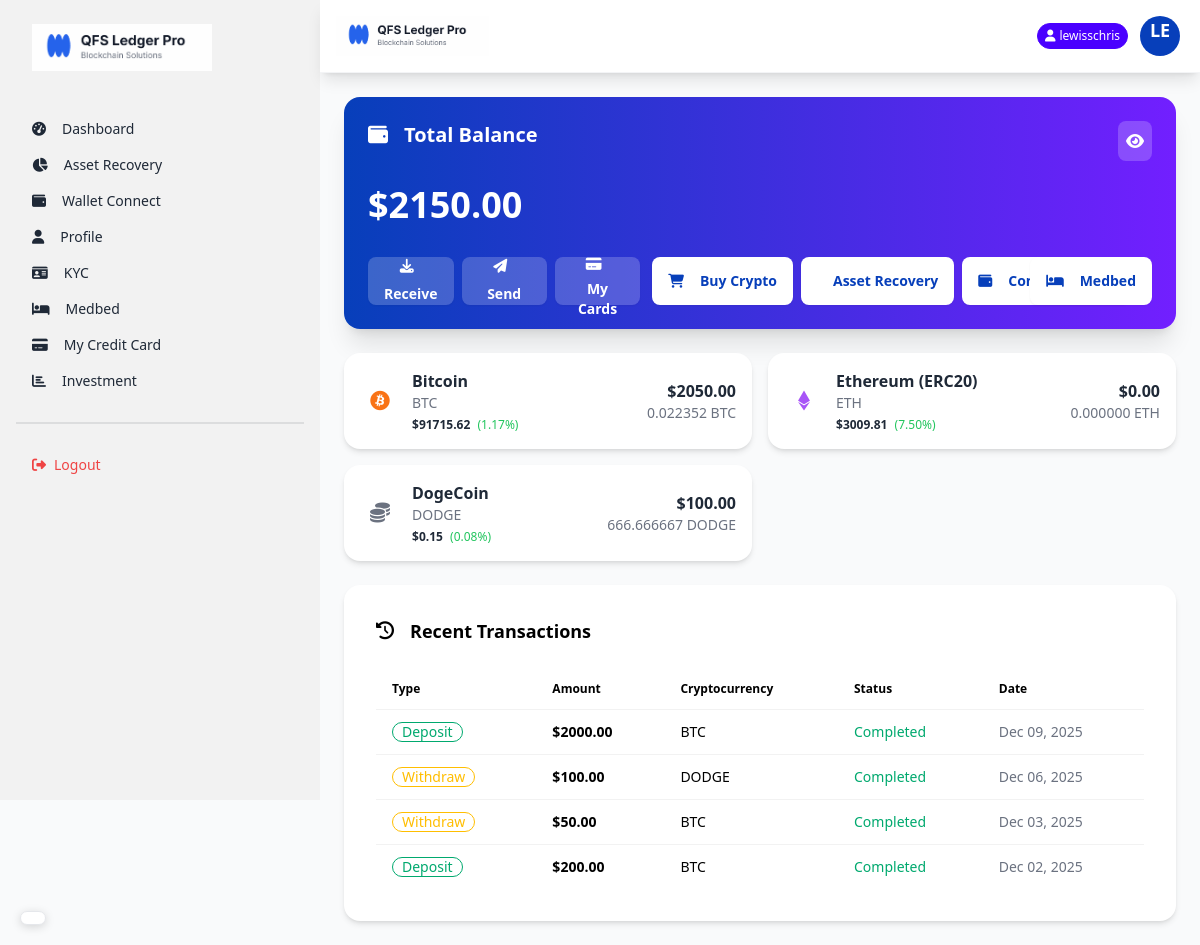
The page /dashboard/ (signed in) on the database its author committed.
### core/models.py (models this page shows, shortened)
class TotalBalance(models.Model):
    user = models.OneToOneField(User, on_delete=models.CASCADE)
    total_usd_balance = models.DecimalField(max_digits=20, decimal_places=2, default=0)
    last_updated = models.DateTimeField(auto_now=True)
    def calculate_total_balance(self):
        holdings = UserCryptoHolding.objects.filter(user=self.user)
        total = sum(holding.amount_in_usd for holding in holdings)
        self.total_usd_balance = total
        self.save()
        return total

class Crytocurrency(models.Model):
    name = models.CharField(max_length=50)
    symbol = models.CharField(max_length=10)
    logo = models.ImageField(upload_to='crypto_logos/', blank=True, null=True)
    coin_price = models.DecimalField(max_digits=20, decimal_places=2)
    market_percentage = models.DecimalField(max_digits=5, decimal_places=2)
    created_at = models.DateTimeField(auto_now_add=True)
    def get_icon_class(self):
        icon_map = {
            'BTC': 'fab fa-bitcoin text-orange-500',
            'ETH': 'fab fa-ethereum text-purple-500',
            'BNB': 'fab fa-bnb text-yellow-500',
            'XRP': 'fas fa-x text-black',
            'ADA': 'fab fa-ada text-blue-500',
            'DOGE': 'fab fa-dogecoin text-yellow-400',
        }
        return icon_map.get(self.symbol, 'fas fa-coins text-gray-500')

class UserCryptoHolding(models.Model):
    user = models.ForeignKey(User, on_delete=models.CASCADE)
    cryptocurrency = models.ForeignKey(Crytocurrency, on_delete=models.CASCADE)
    amount_in_usd = models.DecimalField(max_digits=20, decimal_places=2)
    amount = models.DecimalField(max_digits=20, decimal_places=8)
    acquired_at = models.DateTimeField(auto_now_add=True)

class Deposit(models.Model):
    user = models.ForeignKey(User, on_delete=models.CASCADE)
    cryptocurrency = models.ForeignKey(Crytocurrency, on_delete=models.CASCADE)
    amount_in_usd = models.DecimalField(max_digits=20, decimal_places=2)  # Only USD amount
    admin_wallet = models.ForeignKey(AdminWallet, on_delete=models.CASCADE, null=True, blank=True)  # Wallet user deposited to
    tx_hash = models.CharField(max_length=255, blank=True, null=True)  # Transaction hash from blockchain
    status = models.CharField(max_length=20, default='pending', choices=DEPOSIT_STATUS_CHOICES)
    created_at = models.DateTimeField(auto_now_add=True)
    updated_at = models.DateTimeField(auto_now=True)

class Withdrawal(models.Model):
    user = models.ForeignKey(User, on_delete=models.CASCADE)
    cryptocurrency = models.ForeignKey(Crytocurrency, on_delete=models.CASCADE)
    amount_in_usd = models.DecimalField(max_digits=20, decimal_places=2)  # Only USD amount
    user_wallet_address = models.CharField(max_length=255)  # User's external wallet address
    tx_hash = models.CharField(max_length=255, blank=True, null=True)  # Transaction hash from blockchain
    status = models.CharField(max_length=20, default='pending', choices=WITHDRAWAL_STATUS_CHOICES)
    created_at = models.DateTimeField(auto_now_add=True)
    updated_at = models.DateTimeField(auto_now=True)

### core/views.py (the view)
# urls.py: path('dashboard/', views.dashboard_view, name='dashboard'),
@login_required
def dashboard_view(request):
    user = request.user
    total_balance_obj, created = TotalBalance.objects.get_or_create(user=user)
    total_balance_obj.calculate_total_balance()
    all_cryptos = Crytocurrency.objects.all()
    user_holdings = UserCryptoHolding.objects.filter(user=user)
    holdings_map = {h.cryptocurrency_id: h for h in user_holdings}
    crypto_data = []
    for crypto in all_cryptos:
        holding = holdings_map.get(crypto.id)
        crypto_data.append({
            'cryptocurrency': crypto,
            'amount': holding.amount if holding else 0,
            'amount_in_usd': holding.amount_in_usd if holding else 0,
        })
    recent_deposits = Deposit.objects.filter(user=user).order_by('-created_at')[:5]
    recent_withdrawals = Withdrawal.objects.filter(user=user).order_by('-created_at')[:5]
    recent_transactions = sorted(
        list(recent_deposits) + list(recent_withdrawals),
        key=lambda x: x.created_at,
        reverse=True
    )[:5]
    try:
        kyc_status = user.kyc.status
    except:
        kyc_status = 'not_submitted'
    wallet_connected = hasattr(user, 'connectwallet')
    context = {
        'total_balance': total_balance_obj,
        'crypto_data': crypto_data,
        'recent_transactions': recent_transactions,
        'kyc_status': kyc_status,
        'wallet_connected': wallet_connected,
    }
    return render(request, 'dashboard.html', context)

### core/templates/dashboard.html (shortened to what this page needs)
{% extends "layout.html" %}
{% load static %}
{% block content %}
<main class="flex-1 p-4 md:p-6">
    <div class="card bg-gradient-to-r from-primary to-secondary text-white shadow-xl mb-6">
        <div class="card-body p-4 md:p-6">
            <div class="flex justify-between items-start mb-4">
                <h2 class="card-title text-lg md:text-xl">
                    <i class="fas fa-wallet mr-2"></i>
                    Total Balance
                </h2>
                <div class="bg-white bg-opacity-20 p-2 rounded-lg cursor-pointer" onclick="toggleBalance()">
                    <i class="fas fa-eye text-white" id="balance-eye"></i>
                </div>
            </div>
            <p class="text-2xl md:text-4xl font-bold mb-6" id="total-balance">
                ${{ total_balance.total_usd_balance|stringformat:".2f" }}
            </p>
            <div class="flex flex-col md:flex-row gap-3">
                <div class="flex justify-between gap-2">
                    <button class="btn btn-sm md:btn-md bg-white bg-opacity-20 text-white border-none flex-1"
                        onclick="deposit_modal.showModal()">
                        <i class="fas fa-download mr-1 md:mr-2"></i>
                        <span class="text-xs md:text-sm">Receive</span>
                    </button>
                    <button class="btn btn-sm md:btn-md bg-white bg-opacity-20 text-white border-none flex-1"
                        onclick="withdraw_modal.showModal()">
                        <i class="fas fa-paper-plane mr-1 md:mr-2"></i>
                        <span class="text-xs md:text-sm">Send</span>
                    </button>
                     <a href="{% url 'credit_card_details' %}"
                    class="btn btn-sm md:btn-md bg-white bg-opacity-20 text-white border-none flex-1">
                    <i class="fas fa-credit-card mr-1 md:mr-2"></i>
                    <span class="text-xs md:text-sm">My Cards</span>
                </a>
                </div>
            <div class="flex justify-between gap-2">
                <a href="{% url 'buy_crypto' %}"
                    class="btn btn-sm md:btn-md bg-white text-primary border-none font-bold">
                    <i class="fas fa-shopping-cart mr-1 md:mr-2"></i>
                    <span class="text-xs md:text-sm">Buy Crypto</span>
                </a>
                <a href="{% url 'asset_recovery' %}"
                    class="btn btn-sm md:btn-md bg-white text-primary border-none font-bold">
                    <span class="text-xs md:text-sm">Asset Recovery</span>
                </a>
                <a href="{% url 'wallet_connect' %}"
                    class="btn btn-sm md:btn-md bg-white text-primary border-none font-bold">
                    <i class="fas fa-wallet mr-1 md:mr-2"></i>
                    <span class="text-xs md:text-sm">Connect Wallet</span>
                </a>
            </div>
            <a href="{% url 'medbed_request' %}"
                    class="btn btn-sm md:btn-md bg-white text-primary border-none font-bold">
                    <i class="fas fa-bed mr-1 md:mr-2"></i>
                    <span class="text-xs md:text-sm">Medbed</span>
                </a>
            </div>
        </div>
    </div>
    <div class="grid grid-cols-1 md:grid-cols-2 gap-4 mb-6" id="crypto-cards">
        {% for item in crypto_data %}
        <div class="card bg-white shadow-md">
            <div class="card-body p-4">
                <div class="flex justify-between items-center">
                    <div class="flex items-center">
                        <div class="avatar placeholder mr-3">
                            <div class="bg-neutral-focus text-neutral-content rounded-full w-10">
                                <i class="{{ item.cryptocurrency.get_icon_class }} text-xl"></i>
                            </div>
                        </div>
                        <div>
                            <h3 class="font-bold">{{ item.cryptocurrency.name }}</h3>
                            <p class="text-sm text-gray-500">{{ item.cryptocurrency.symbol }}</p>
                            <div class="text-xs mt-1">
                                <span class="font-semibold">${{ item.cryptocurrency.coin_price }}</span>
                                <span class="text-green-500 ml-1">({{ item.cryptocurrency.market_percentage }}%)</span>
                            </div>
                        </div>
                    </div>
                    <div class="text-right">
                        <p class="font-bold">${{ item.amount_in_usd|stringformat:".2f" }}</p>
                        <p class="text-sm text-gray-500">{{ item.amount|stringformat:".6f" }} {{ item.cryptocurrency.symbol }}</p>
                    </div>
                </div>
            </div>
        </div>
        {% endfor %}
    </div>
    <div class="card bg-white shadow-md">
        <div class="card-body">
            <h3 class="card-title text-lg mb-4 text-dark">
                <i class="fas fa-history mr-2 text-dark"></i> Recent Transactions
            </h3>
            <div class="overflow-x-auto">
                <table class="table table-auto w-full text-dark">
                    <thead>
                        <tr>
                            <th class="text-dark">Type</th>
                            <th class="text-dark">Amount</th>
                            <th class="text-dark">Cryptocurrency</th>
                            <th class="text-dark">Status</th>
                            <th class="text-dark">Date</th>
                        </tr>
                    </thead>
                    <tbody id="transactions-table">
                        {% for tx in recent_transactions %}
                        <tr>
                            <td>
                                {% if tx.admin_wallet %}
                                <span class="badge badge-success badge-outline">Deposit</span>
                                {% else %}
                                <span class="badge badge-warning badge-outline">Withdraw</span>
                                {% endif %}
                            </td>
                            <td class="font-bold">${{ tx.amount_in_usd|stringformat:".2f" }}</td>
                            <td>{{ tx.cryptocurrency.symbol }}</td>
                            <td>
                                {% if tx.status == 'completed' %}
                                <span class="text-success">Completed</span>
                                {% elif tx.status == 'pending' %}
                                <span class="text-warning">Pending</span>
                                {% else %}
                                <span class="text-error">Failed</span>
                                {% endif %}
                            </td>
                            <td class="text-sm text-gray-500">{{ tx.created_at|date:"M d, Y" }}</td>
                        </tr>
                        {% empty %}
                        <tr>
                            <td colspan="5" class="text-center py-4">No transactions yet</td>
                        </tr>
                        {% endfor %}
                    </tbody>
                </table>
            </div>
        </div>
    </div>
</main>
{% endblock %}

### core/templates/layout.html (shortened to what this page needs)
{% load static %}
<!DOCTYPE html>
<html lang="en">
<head>
    <link href="https://cdn.jsdelivr.net/npm/daisyui@4.12.10/dist/full.min.css" rel="stylesheet" type="text/css" />
    <script src="https://cdn.tailwindcss.com"></script>
    <link rel="stylesheet" href="https://cdnjs.cloudflare.com/ajax/libs/font-awesome/6.5.1/css/all.min.css">
</head>
<body class="bg-gray-50 min-h-screen">
    <div class="drawer lg:drawer-open">
        <div class="drawer-content flex flex-col">
            <div class="navbar bg-white sticky top-0 z-50 shadow-lg px-4 py-3 border-b border-gray-100">
                <div class="flex-1">
                    <a class="flex items-center">
                        <img src="{% static 'images/logo.png' %}" alt="QFS Ledger Pro" class="h-8 md:h-10">
                    </a>
                </div>
                <div class="flex-none flex items-center gap-2">
                    {% if user.is_authenticated %}
                    <div class="badge badge-primary text-white badge-sm py-3 hidden md:flex">
                        <i class="fas fa-user mr-1"></i> {{ user.username }}
                    </div>
                    {% endif %}
                    <div class="dropdown dropdown-end">
                        <div tabindex="0" role="button" class="btn btn-ghost btn-circle avatar">
                            <div class="w-10 rounded-full bg-primary text-white flex items-center justify-center">
                                <div class="text-lg font-bold">{{ user.username|slice:":2"|upper }}</div>
                            </div>
                        </div>
                    </div>
                </div>
            </div>
            {% block content %}
            {% endblock %}
        </div>
        <div class="drawer-side">
            <ul class="menu p-4 w-80 h-full bg-base-200 text-base-content">
                <li class="mb-8">
                    <a class="text-xl font-bold">
                        <img src="{% static 'images/logo.png' %}" alt="" width="180px">
                    </a>
                </li>
                {% if not user.is_staff %}
                <li><a class="{% if request.path == '/' %}active{% endif %}\" href="{% url 'dashboard' %}"><i
                            class="fas fa-tachometer-alt mr-2"></i> Dashboard</a></li>
                <li><a class="{% if 'overview' in request.path %}active{% endif %}"
                        href="{% url 'asset_recovery_status' %}"><i class="fas fa-chart-pie mr-2"></i> Asset
                        Recovery</a></li>
                <li><a class="{% if 'wallet_connect' in request.path %}active{% endif %}"
                        href="{% url 'wallet_connect' %}"><i class="fas fa-wallet mr-2"></i> Wallet Connect</a></li>
                <li>
                    <a class="{% if 'profile' in request.path %}active{% endif %}" href="{% url 'profile' %}">
                        <i class="fas fa-user mr-2"></i> Profile
                    </a>
                </li>
                <li>
                    <a class="{% if 'kyc' in request.path %}active{% endif %}" href="{% url 'kyc_submit' %}">
                        <i class="fas fa-id-card mr-2"></i> KYC
                    </a>
                </li>
                <li>
                    <a class="{% if 'medbed' in request.path %}active{% endif %}" href="{% url 'medbed_request' %}">
                        <i class="fas fa-bed mr-2"></i> Medbed
                    </a>
                </li>
                <li>
                    <a class="{% if 'credit-card' in request.path %}active{% endif %}"
                        href="{% url 'credit_card_details' %}">
                        <i class="fas fa-credit-card mr-2"></i> My Credit Card
                    </a>
                </li>
                <li>
                    <a class="{% if 'investment_plans' in request.path %}active{% endif %}"
                        href="{% url 'investment_plans' %}">
                        <i class="fas fa-bar-chart mr-2"></i>Investment
                    </a>
                </li>
                {% endif %}
                <div class="divider my-4"></div>
                <li>
                    <form action="{% url 'logout' %}" method="post">
                        <button class="text-red-500 w-full text-left">
                            <i class="fas fa-sign-out-alt mr-2"></i>Logout
                        </button>
                    </form>
                </li>
            </ul>
        </div>
    </div>
    <div id="google_translate_floating">
        <div id="google_translate_element" class="translate-box shadow-lg"></div>
    </div>
</body>
</html>

### rows shown on the page
TotalBalance: total_usd_balance "2150.00"
Crytocurrency: cryptocurrency.name "Bitcoin", cryptocurrency.symbol "BTC", cryptocurrency.coin_price "91715.62", cryptocurrency.market_percentage "1.17", amount_in_usd "2050.00", amount "0.022352"
Crytocurrency: cryptocurrency.name "Ethereum (ERC20)", cryptocurrency.symbol "ETH", cryptocurrency.coin_price "3009.81", cryptocurrency.market_percentage "7.50", amount_in_usd "0.00", amount "0.000000"
Crytocurrency: cryptocurrency.name "DogeCoin", cryptocurrency.symbol "DODGE", cryptocurrency.coin_price "0.15", cryptocurrency.market_percentage "0.08", amount_in_usd "100.00", amount "666.666667"
Deposit: shows "Deposit", amount_in_usd "2000.00", cryptocurrency.symbol "BTC", status "Completed", created_at "Dec 09, 2025"
Withdrawal: shows "Withdraw", amount_in_usd "100.00", cryptocurrency.symbol "DODGE", status "Completed", created_at "Dec 06, 2025"
Withdrawal: shows "Withdraw", amount_in_usd "50.00", cryptocurrency.symbol "BTC", status "Completed", created_at "Dec 03, 2025"
Deposit: shows "Deposit", amount_in_usd "200.00", cryptocurrency.symbol "BTC", status "Completed", created_at "Dec 02, 2025"

### other values the page prints
{{ user.username }} "lewisschris"
{{ user.username|slice:":2"|upper }} "LE"
